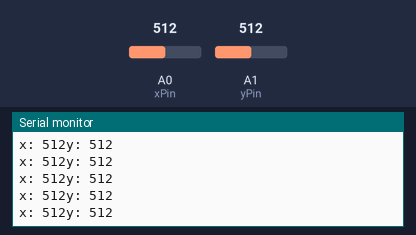
Bench run of a sketch on a simulated Arduino Uno, built with avr-gcc and run on an emulated ATmega328P. Shown: the last lines printed to the serial monitor. The inputs (shaded band) are chosen by the test bench; at power-on: A0 (xPin) = 512, A1 (yPin) = 512.

Above: at 1.2 s.
1.3 s: A0 (xPin) set to 104
At 2.3 s:
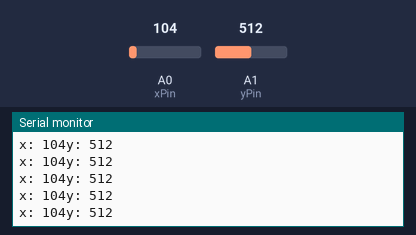
2.8 s: A0 (xPin) set to 89
At 3.3 s:
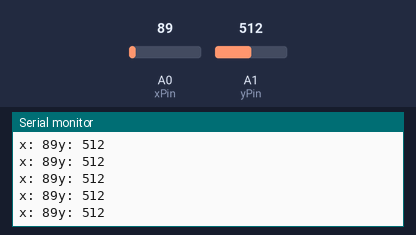
5.8 s: A1 (yPin) set to 986
At 6.9 s:
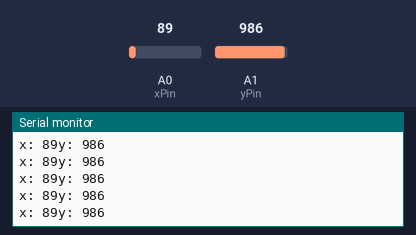
7.3 s: A1 (yPin) set to 1011
At 8.0 s:
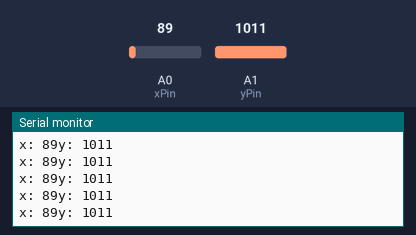
14.8 s: A1 (yPin) set to 109
At 15.7 s:
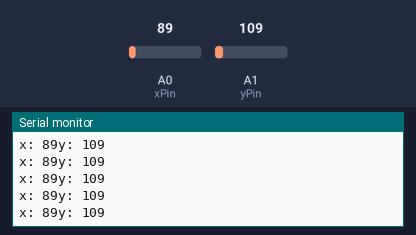
16.3 s: A1 (yPin) set to 94
At 17.1 s:
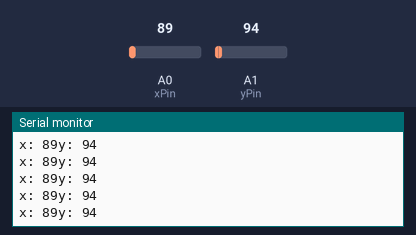
Timing chart, 0 to 18.8 s (numbered marks = the images above; inputs shaded):
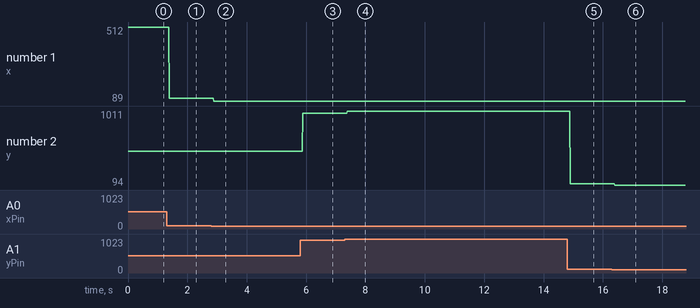

Measured:
- after the input at 1.3 s, the serial monitor: prints a new line after 0.08 s (image 1)
- after the input at 2.8 s, the serial monitor: prints a new line after 0.09 s (image 2)
- after the input at 5.8 s, the serial monitor: prints a new line after 0.09 s (image 3)
- after the input at 7.3 s, the serial monitor: prints a new line after 0.09 s (image 4)
- after the input at 14.8 s, the serial monitor: prints a new line after 0.10 s (image 5)
- after the input at 16.3 s, the serial monitor: prints a new line after 0.09 s (image 6)
- plotted number 1: 512 → 104 after the input at 1.3 s, 104 → 89 after the input at 2.8 s
- plotted number 2: 512 → 986 after the input at 5.8 s, 986 → 1011 after the input at 7.3 s, 1011 → 109 after the input at 14.8 s, 109 → 94 after the input at 16.3 s

The sketch:

ultra_echo_sensor.ino
```cpp
int xPin = A0; // 14
int yPin = A1; // 15

void setup() {
  Serial.begin(8000);
  // put your setup code here, to run once:
}

void loop() {
  int x = analogRead(xPin);
  int y = analogRead(yPin);

  Serial.print("x: ");
  Serial.print(x);
  Serial.print("y: ");
  Serial.println(y);
}
```
